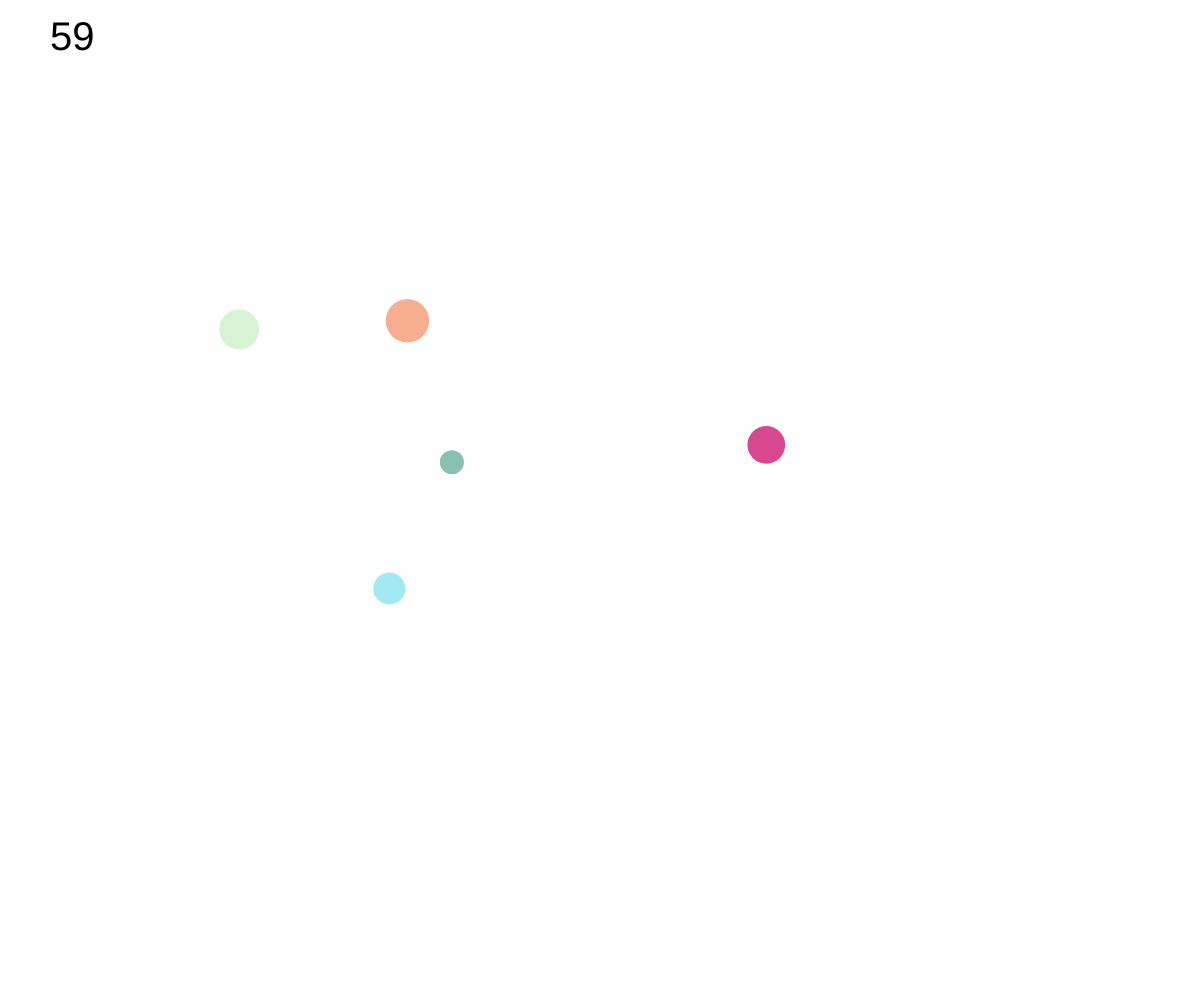
Frame 1 (no input)
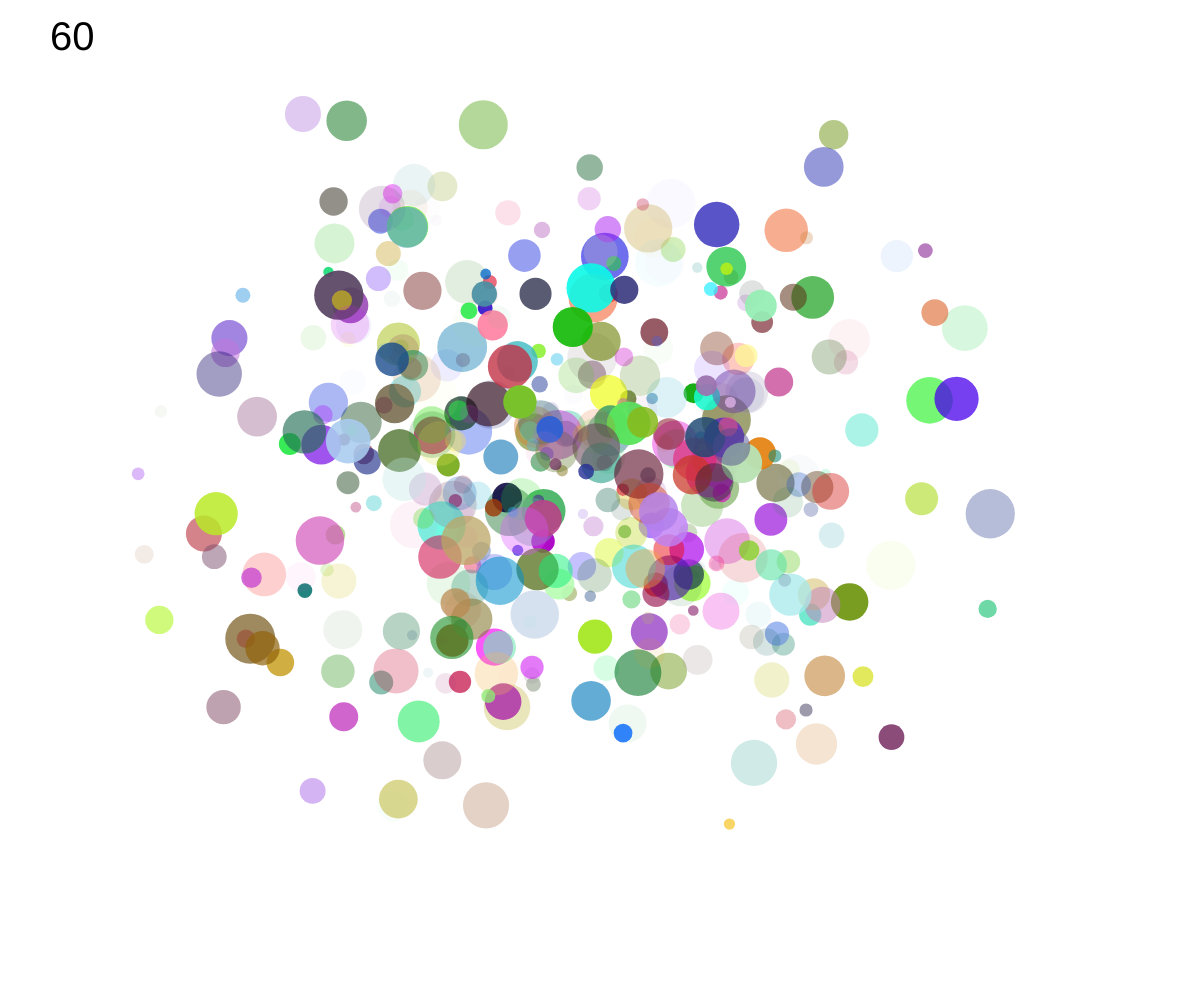
Frame 60 (no input)
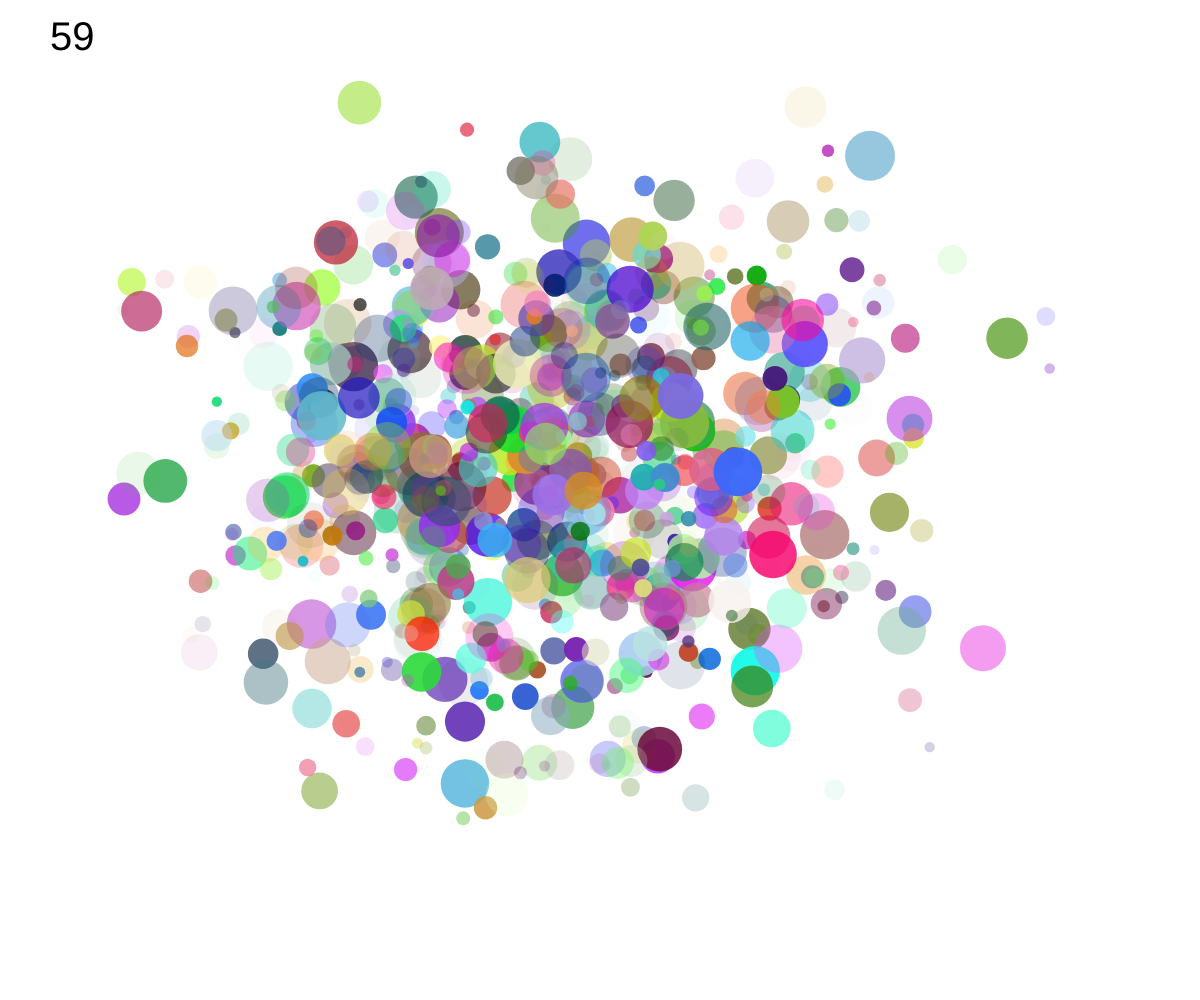
Frame 120 (the mouse pressed at the canvas centre since frame 60)

The p5.js sketch that drew these frames (run headless with seeded random() and noise() and a simulated clock; from frame 60 on, the mouse is pressed at the canvas centre):

// p5.js sketch
// ── sketch.js
// Project Title
// Your Name
// Date
//
// Extra for Experts:
// - describe what you did to take this project "above and beyond"

let ballArray = [];

function setup() {
  createCanvas(windowWidth, windowHeight);
  noStroke();
  spawnBall();
  //spawn a new ball every half second
  window.setInterval(spawnBall, 0);
}

function draw() {
  background("white");
  spawnBall();
  for (let theBall of ballArray) {
    fill(theBall.color);
    //move
    theBall.x = noise(theBall.time) * width;
    theBall.y = noise(theBall.time + 300) * height;
    //display 
    circle(theBall.x, theBall.y, theBall.size);
    theBall.time += 0.01;
  }

  textSize(40);
  fill("black");
  text(Math.floor(frameRate()), 50, 50);

}

function spawnBall() {
  let ball = {
    x: random(width),
    y: random(height),
    size: random(10, 50),
    color: color(random(255), random(255), random(255), random(255)),
    time: random(1000),
  };
  ballArray.push(ball);
}
